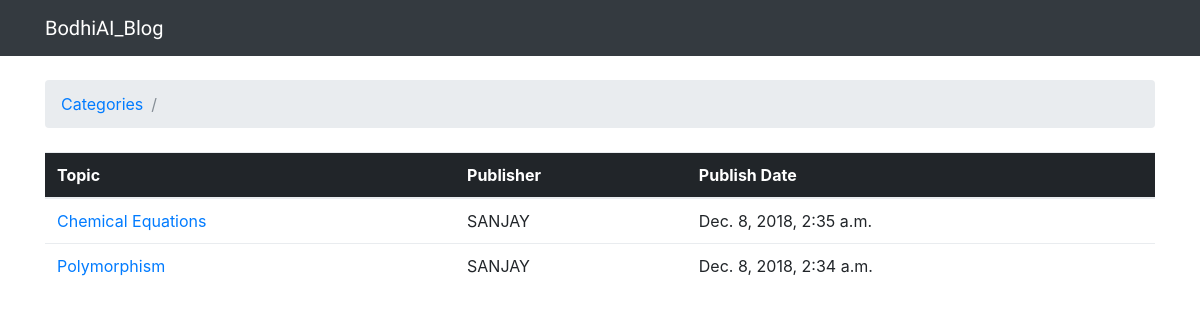
Screenshot of /categories/2/ with the database file from the repository.
### BodhiAI_Blog_App/models.py (models this page shows, shortened)
class Topic(models.Model):
    subject = models.CharField(max_length=255)
    last_updated = models.DateTimeField(auto_now_add=True)
    category = models.ForeignKey(Category,on_delete=models.CASCADE, related_name='topics')
    Publisher = models.ForeignKey(User,on_delete=models.CASCADE,related_name='topics')

### BodhiAI_Blog_App/views.py (the view)
# urls.py: url(r'^categories/(?P<pk>\d+)/$', views.category_topics, name='category_topics'),
def category_topics(request, pk):
    category = get_object_or_404(Category, pk=pk)
    topics = category.topics.order_by('-last_updated')
    return render(request, 'topics.html', {'category': category, 'topics': topics})

### templates/topics.html (shortened to what this page needs)
{% extends 'base.html' %}
{% block breadcrumb %}
  <li class="breadcrumb-item"><a href="{% url 'home' %}">Categories</a></li>
  <li class="breadcrumb-item active">{{ categoy.name }}</li>
{% endblock %}
{% block content %}
  <table class="table">
    <thead class="thead-inverse">
      <tr>
        <th>Topic</th>
        <th>Publisher</th>
        <th>Publish Date</th>
      </tr>
    </thead>
    <tbody>
      {% for topic in topics %}
        <tr>
          <td><a href="{% url 'topic_posts' category.pk topic.pk %}">{{ topic.subject }}</a></td>
          <td>{{ topic.Publisher.username }}</td>
          <td>{{ topic.last_updated }}</td>
        </tr>
      {% endfor %}
    </tbody>
  </table>
{% endblock %}

### rows the page displays
Topic: subject "Chemical Equations", Publisher.username "SANJAY", last_updated "Dec. 8, 2018, 2:35 a.m."
Topic: subject "Polymorphism", Publisher.username "SANJAY", last_updated "Dec. 8, 2018, 2:34 a.m."
